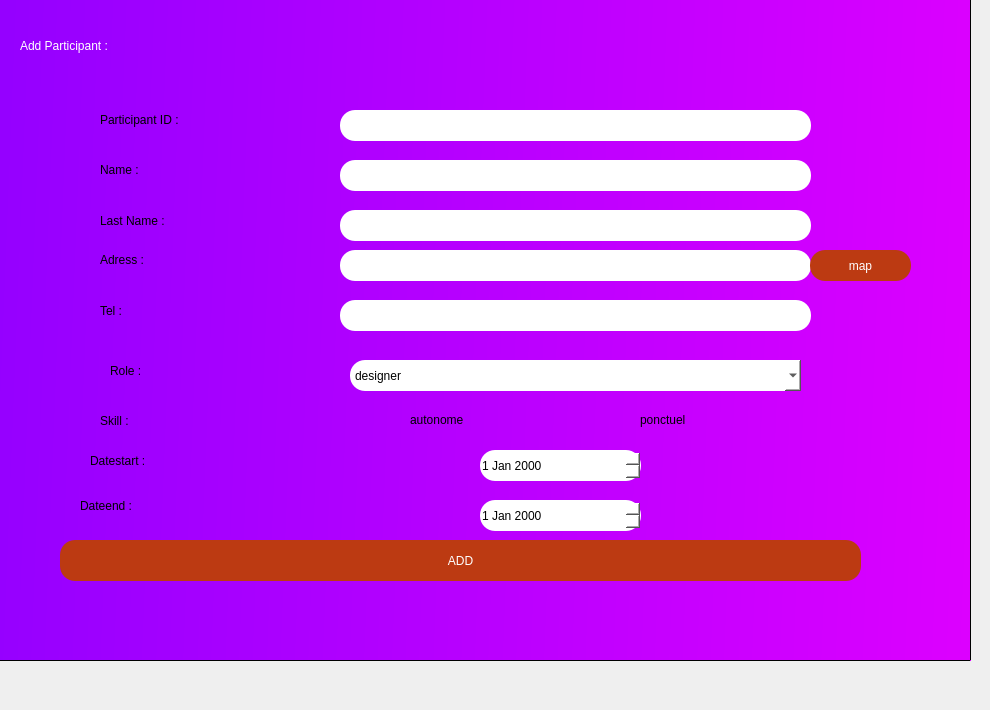
    <widget class="QWidget" name="tab_3">
     <attribute name="title">
      <string>Create</string>
     </attribute>
     <widget class="QFrame" name="frame_2">
      <property name="geometry">
       <rect>
        <x>-10</x>
        <y>-40</y>
        <width>981</width>
        <height>701</height>
       </rect>
      </property>
      <property name="styleSheet">
       <string notr="true">*{
	background-color: qlineargradient(spread:pad, x1:0, y1:0.733, x2:1, y2:0.761364, stop:0 rgba(149, 0, 255, 255), stop:1 rgba(220, 0, 255, 255));
}
QPushButton
{
background-color: rgb(188, 58, 18);

border-radius:60px;
}
QToolButton
{

background:#730b8f;
border-radius:60px;
}

QPushButton
{

color:white;
border-radius:15px;
}

QPushButton:hover
{

color:#730b8f;
background:white;
border-radius:15px;
}</string>
      </property>
      <property name="frameShape">
       <enum>QFrame::StyledPanel</enum>
      </property>
      <property name="frameShadow">
       <enum>QFrame::Raised</enum>
      </property>
      <widget class="QLineEdit" name="lineEditajouter_idp">
       <property name="geometry">
        <rect>
         <x>350</x>
         <y>150</y>
         <width>471</width>
         <height>31</height>
        </rect>
       </property>
       <property name="styleSheet">
        <string notr="true">background-color: rgb(255, 255, 255);
border-radius:15px;</string>
       </property>
      </widget>
      <widget class="QLabel" name="label_17">
       <property name="geometry">
        <rect>
         <x>110</x>
         <y>450</y>
         <width>56</width>
         <height>21</height>
        </rect>
       </property>
       <property name="styleSheet">
        <string notr="true">background:transparent;</string>
       </property>
       <property name="text">
        <string>Skill :</string>
       </property>
      </widget>
      <widget class="QLabel" name="label_18">
       <property name="geometry">
        <rect>
         <x>110</x>
         <y>340</y>
         <width>56</width>
         <height>21</height>
        </rect>
       </property>
       <property name="styleSheet">
        <string notr="true">background:transparent;</string>
       </property>
       <property name="text">
        <string>Tel :</string>
       </property>
      </widget>
      <widget class="QLineEdit" name="lineEditajouter_lastname">
       <property name="geometry">
        <rect>
         <x>350</x>
         <y>250</y>
         <width>471</width>
         <height>31</height>
        </rect>
       </property>
       <property name="styleSheet">
        <string notr="true">background-color: rgb(255, 255, 255);
border-radius:15px;</string>
       </property>
      </widget>
      <widget class="QLineEdit" name="lineEditajouter_tel">
       <property name="geometry">
        <rect>
         <x>350</x>
         <y>340</y>
         <width>471</width>
         <height>31</height>
        </rect>
       </property>
       <property name="styleSheet">
        <string notr="true">background-color: rgb(255, 255, 255);
border-radius:15px;</string>
       </property>
      </widget>
      <widget class="QRadioButton" name="radioButtonajouter_2">
       <property name="geometry">
        <rect>
         <x>630</x>
         <y>450</y>
         <width>141</width>
         <height>20</height>
        </rect>
       </property>
       <property name="styleSheet">
        <string notr="true">background:transparent;</string>
       </property>
       <property name="text">
        <string>ponctuel</string>
       </property>
      </widget>
      <widget class="QLabel" name="label_19">
       <property name="geometry">
        <rect>
         <x>110</x>
         <y>290</y>
         <width>101</width>
         <height>20</height>
        </rect>
       </property>
       <property name="styleSheet">
        <string notr="true">background:transparent;</string>
       </property>
       <property name="text">
        <string>Adress :</string>
       </property>
      </widget>
      <widget class="QLabel" name="label_20">
       <property name="geometry">
        <rect>
         <x>110</x>
         <y>150</y>
         <width>171</width>
         <height>20</height>
        </rect>
       </property>
       <property name="styleSheet">
        <string notr="true">background:transparent;</string>
       </property>
       <property name="text">
        <string>Participant ID :</string>
       </property>
      </widget>
      <widget class="QLabel" name="label_21">
       <property name="geometry">
        <rect>
         <x>110</x>
         <y>200</y>
         <width>111</width>
         <height>20</height>
        </rect>
       </property>
       <property name="styleSheet">
        <string notr="true">background:transparent;</string>
       </property>
       <property name="text">
        <string>Name :</string>
       </property>
      </widget>
      <widget class="QPushButton" name="add">
       <property name="geometry">
        <rect>
         <x>70</x>
         <y>580</y>
         <width>801</width>
         <height>41</height>
        </rect>
       </property>
       <property name="styleSheet">
        <string notr="true"/>
       </property>
       <property name="text">
        <string>ADD</string>
       </property>
      </widget>
      <widget class="QLineEdit" name="lineEditajouter_adress">
       <property name="geometry">
        <rect>
         <x>350</x>
         <y>290</y>
         <width>471</width>
         <height>31</height>
        </rect>
       </property>
       <property name="styleSheet">
        <string notr="true">background-color: rgb(255, 255, 255);
border-radius:15px;</string>
       </property>
      </widget>
      <widget class="QRadioButton" name="radioButtonajouter_1">
       <property name="geometry">
        <rect>
         <x>400</x>
         <y>450</y>
         <width>151</width>
         <height>20</height>
        </rect>
       </property>
       <property name="styleSheet">
        <string notr="true">background:transparent;</string>
       </property>
       <property name="text">
        <string>autonome</string>
       </property>
      </widget>
      <widget class="QLabel" name="label_22">
       <property name="geometry">
        <rect>
         <x>100</x>
         <y>490</y>
         <width>121</width>
         <height>21</height>
        </rect>
       </property>
       <property name="styleSheet">
        <string notr="true">background:transparent;</string>
       </property>
       <property name="text">
        <string>Datestart :</string>
       </property>
      </widget>
      <widget class="QLabel" name="label_23">
       <property name="geometry">
        <rect>
         <x>90</x>
         <y>530</y>
         <width>121</width>
         <height>31</height>
        </rect>
       </property>
       <property name="styleSheet">
        <string notr="true">background:transparent;</string>
       </property>
       <property name="text">
        <string>Dateend :</string>
       </property>
      </widget>
      <widget class="QLabel" name="label_24">
       <property name="geometry">
        <rect>
         <x>120</x>
         <y>400</y>
         <width>71</width>
         <height>21</height>
        </rect>
       </property>
       <property name="styleSheet">
        <string notr="true">background:transparent;</string>
       </property>
       <property name="text">
        <string>Role :</string>
       </property>
      </widget>
      <widget class="QLabel" name="label_25">
       <property name="geometry">
        <rect>
         <x>110</x>
         <y>250</y>
         <width>141</width>
         <height>21</height>
        </rect>
       </property>
       <property name="styleSheet">
        <string notr="true">background:transparent;</string>
       </property>
       <property name="text">
        <string>Last Name :</string>
       </property>
      </widget>
      <widget class="QLineEdit" name="lineEditajouter_name">
       <property name="geometry">
        <rect>
         <x>350</x>
         <y>200</y>
         <width>471</width>
         <height>31</height>
        </rect>
       </property>
       <property name="styleSheet">
        <string notr="true">background-color: rgb(255, 255, 255);
border-radius:15px;</string>
       </property>
      </widget>
      <widget class="QComboBox" name="comboBoxajouter_role">
       <property name="geometry">
        <rect>
         <x>360</x>
         <y>400</y>
         <width>451</width>
         <height>31</height>
        </rect>
       </property>
       <property name="styleSheet">
        <string notr="true">background-color: rgb(255, 255, 255);

border-radius:15px;</string>
       </property>
       <item>
        <property name="text">
         <string>designer</string>
        </property>
       </item>
       <item>
        <property name="text">
         <string>developper</string>
        </property>
       </item>
       <item>
        <property name="text">
         <string>technician</string>
        </property>
       </item>
      </widget>
      <widget class="QDateEdit" name="dateEditajouter_1">
       <property name="geometry">
        <rect>
         <x>490</x>
         <y>490</y>
         <width>161</width>
         <height>31</height>
        </rect>
       </property>
       <property name="styleSheet">
        <string notr="true">background-color: rgb(255, 255, 255);
border-radius:15px;</string>
       </property>
      </widget>
      <widget class="QDateEdit" name="dateEditajouter_2">
       <property name="geometry">
        <rect>
         <x>490</x>
         <y>540</y>
         <width>161</width>
         <height>31</height>
        </rect>
       </property>
       <property name="styleSheet">
        <string notr="true">background-color: rgb(255, 255, 255);
border-radius:15px;</string>
       </property>
      </widget>
      <widget class="QLabel" name="label_26">
       <property name="geometry">
        <rect>
         <x>30</x>
         <y>60</y>
         <width>341</width>
         <height>51</height>
        </rect>
       </property>
       <property name="styleSheet">
        <string notr="true">font: 16pt &quot;MS Shell Dlg 2&quot;;
font: 75 8pt &quot;Rockwell Nova&quot;;
color: white;
font: 28pt &quot;MS Shell Dlg 2&quot;;
background:transparent;</string>
       </property>
       <property name="text">
        <string>Add Participant :</string>
       </property>
      </widget>
      <widget class="QPushButton" name="pushButton">
       <property name="geometry">
        <rect>
         <x>820</x>
         <y>290</y>
         <width>101</width>
         <height>31</height>
        </rect>
       </property>
       <property name="text">
        <string>map</string>
       </property>
      </widget>
     </widget>
    </widget>
